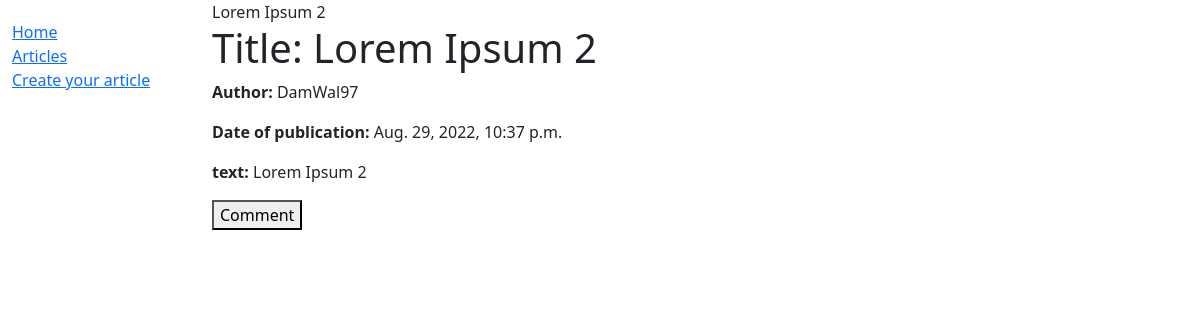
Page /article_list/3/ on the earlier database version.
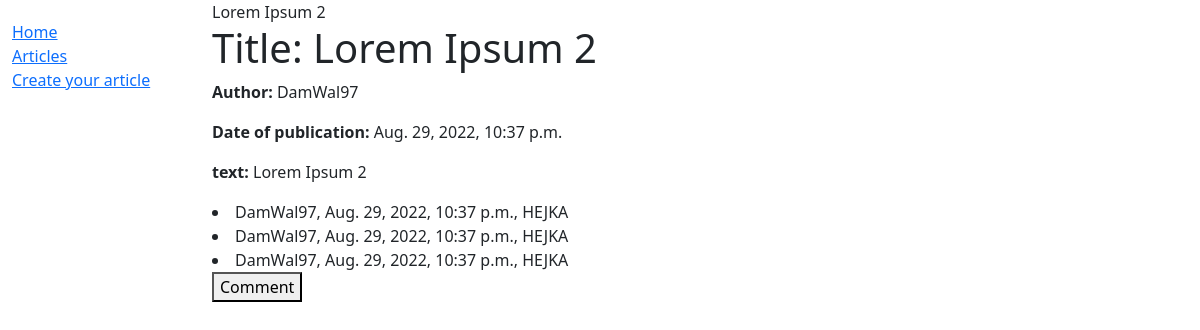
Same page on the later database version.
### article/models.py (models this page shows, shortened)
class Article(models.Model):
    title = models.CharField(max_length=50)
    author = models.ForeignKey(User,on_delete=models.SET_NULL, null=True)
    text = models.CharField(max_length=5000)
    date = datetime.now()
    def __str__(self):
        return self.title

class Comment(models.Model):
    article = models.ForeignKey(Article, on_delete = models.CASCADE)
    user = models.ForeignKey(User, on_delete=models.CASCADE)
    text = models.CharField(max_length=1000, blank=False)
    date=datetime.now()

### article/views.py (the view, shortened to what this page needs)
# urls.py: path('article_list/<int:article_id>/', articleDetailView, name='article_detail'),
def articleDetailView(request, article_id):
    id=article_id
    data = {}
    article_data = Article.objects.get(id=id)
    comment_data = Comment.objects.filter(article=id)
    data['queryset'] = article_data
    data['comments'] = comment_data
    data['form'] = 0
    return render(request, 'article/article_detail.html',data)

### article/templates/article/article_detail.html (shortened to what this page needs)
{% extends 'base.html' %}
{% block content %}
{{queryset}}
<h1>Title: {{ queryset.title }}</h1>
<p><strong>Author:</strong> {{ queryset.author }}</p>
<p><strong>Date of publication:</strong> {{ queryset.date }}</p>
<p><strong>text:</strong> {{ queryset.text }}</p>
{% for comment in comments %}
    <li>{{comment.user}}, {{comment.date}}, {{comment.text}}</li>
{% endfor %}
<form method="POST" action="">
    <button type="submit", name="save">Comment</button>
</form>
{% endblock %}

### article/templates/base.html (shortened to what this page needs)
<!DOCTYPE html>
<html lang="en">
<head>
  <link href="https://cdn.jsdelivr.net/npm/bootstrap@5.1.3/dist/css/bootstrap.min.css" rel="stylesheet">
  {% load static %}
  <link rel="stylesheet" href="{% static 'css/styles.css' %}">
</head>
<body>
    <div class="container-fluid">
      <div class="row">
        <div class="col-sm-2">
        {% block sidebar %}
          <ul class="sidebar-nav">
            <li><a href="{% url 'index' %}">Home</a></li>
            <li><a href="{% url 'article-list' %}">Articles</a></li>
            <li><a href="{% url 'create-article' %}">Create your article</a></li>
          </ul>
       {% endblock %}
        </div>
        <div class="col-sm-10 ">{% block content %}{% endblock %}</div>
      </div>
    </div>
  </body>
</html>

### article/static/css/styles.css (style rules this page uses)
.sidebar-nav { margin-top: 20px; padding: 0; list-style: none; }

Differences in the rows shown:
added Comment: user "DamWal97", date "Aug. 29, 2022, 10:37 p.m.", text "HEJKA"
added Comment: user "DamWal97", date "Aug. 29, 2022, 10:37 p.m.", text "HEJKA"
added Comment: user "DamWal97", date "Aug. 29, 2022, 10:37 p.m.", text "HEJKA"
